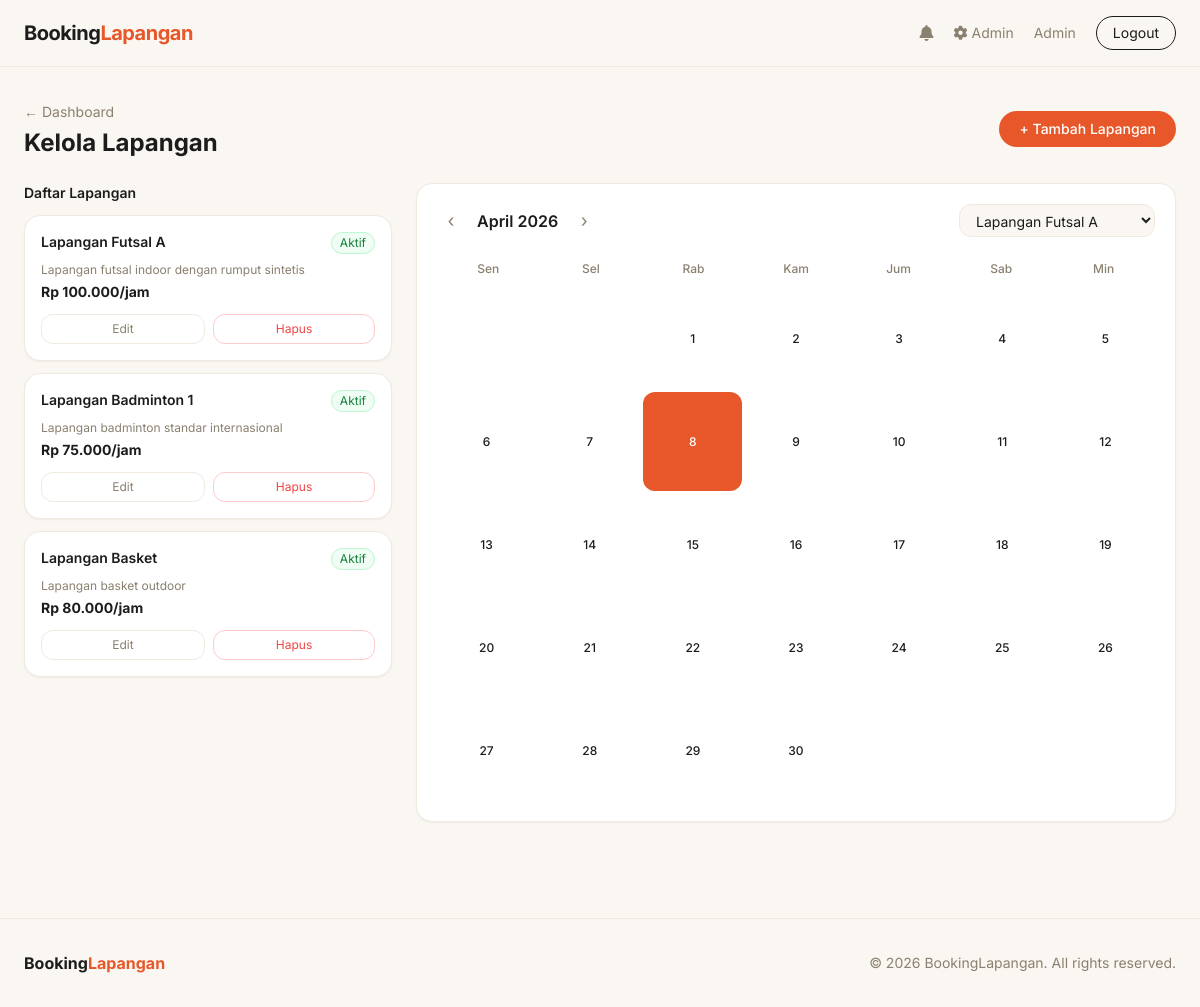
/admin/jadwal.php (signed in), run on the app's committed database.
### tables this page shows
CREATE TABLE lapangan (
    id INT AUTO_INCREMENT PRIMARY KEY,
    nama VARCHAR(100) NOT NULL,
    deskripsi TEXT,
    harga_per_jam DECIMAL(10,2) NOT NULL,
    status ENUM('aktif','nonaktif') DEFAULT 'aktif'
);

### includes/auth.php (called while the page is built, shortened)
<?php
function isLoggedIn() {
    return isset($_SESSION['user_id']);
}
function isAdmin() {
    return isset($_SESSION['role']) && $_SESSION['role'] === 'admin';
}

### admin/jadwal.php (the view, shortened to what this page needs)
<?php
require_once '../config/db.php';
require_once '../includes/auth.php';
$lapangan = $conn->query("SELECT * FROM lapangan ORDER BY id")->fetch_all(MYSQLI_ASSOC);
$bulan = isset($_GET['bulan']) ? (int)$_GET['bulan'] : (int)date('m');
$tahun = isset($_GET['tahun']) ? (int)$_GET['tahun'] : (int)date('Y');
$lapangan_filter = $_GET['lapangan_id'] ?? ($lapangan[0]['id'] ?? 0);
$namaBulan = ['','Januari','Februari','Maret','April','Mei','Juni','Juli','Agustus','September','Oktober','November','Desember'];
$hariPertama = mktime(0,0,0,$bulan,1,$tahun);
$jumlahHari = date('t', $hariPertama);
$hariAwal = date('N', $hariPertama);
include '../includes/header.php';
?>
<div class="flex justify-between items-center mb-6">
    <div>
        <a href="index.php" class="text-sm text-muted hover:text-charcoal transition">&#8592; Dashboard</a>
        <h1 class="text-2xl font-bold text-charcoal mt-1">Kelola Lapangan</h1>
    </div>
    <button onclick="document.getElementById('modalTambah').classList.remove('hidden')"
        class="bg-terra text-white px-5 py-2 rounded-full text-sm font-medium hover:bg-terra-dark transition">
        + Tambah Lapangan
    </button>
</div>
<div class="grid grid-cols-1 lg:grid-cols-3 gap-6">
    <div class="space-y-3">
        <h2 class="font-semibold text-charcoal text-sm">Daftar Lapangan</h2>
        <?php foreach ($lapangan as $l): ?>
        <div class="bg-white rounded-2xl border border-cream-dark p-4 shadow-sm">
            <div class="flex justify-between items-start mb-2">
                <h3 class="font-semibold text-charcoal text-sm"><?= htmlspecialchars($l['nama']) ?></h3>
                <span class="text-xs px-2 py-0.5 rounded-full <?= $l['status']==='aktif' ? 'bg-green-50 text-green-700 border border-green-200' : 'bg-red-50 text-red-600 border border-red-200' ?>">
                    <?= ucfirst($l['status']) ?>
                </span>
            </div>
            <p class="text-xs text-muted mb-1"><?= htmlspecialchars($l['deskripsi']) ?></p>
            <p class="text-sm font-bold text-charcoal mb-3">Rp <?= number_format($l['harga_per_jam'],0,',','.') ?>/jam</p>
            <div class="flex gap-2">
                <button onclick='editLapangan(<?= json_encode($l) ?>)'
                    class="flex-1 text-center border border-cream-dark text-muted py-1.5 rounded-xl text-xs hover:border-charcoal hover:text-charcoal transition">
                    Edit
                </button>
                <form method="POST" onsubmit="return confirm('Hapus lapangan ini?')" class="flex-1">
                    <button class="w-full border border-red-200 text-red-500 py-1.5 rounded-xl text-xs hover:bg-red-50 transition">
                        Hapus
                    </button>
                </form>
            </div>
        </div>
        <?php endforeach; ?>
    </div>
    <div class="lg:col-span-2">
        <div class="bg-white rounded-2xl border border-cream-dark p-5 shadow-sm">
            <div class="flex justify-between items-center mb-5 flex-wrap gap-3">
                <div class="flex items-center gap-3">
                    <a href="?bulan=<?= $bulan-1 ?>&tahun=<?= $tahun ?>&lapangan_id=<?= $lapangan_filter ?>"
                       class="w-7 h-7 flex items-center justify-center rounded-full hover:bg-cream-dark transition text-muted text-lg">&#8249;</a>
                    <span class="font-semibold text-charcoal"><?= $namaBulan[$bulan] . ' ' . $tahun ?></span>
                    <a href="?bulan=<?= $bulan+1 ?>&tahun=<?= $tahun ?>&lapangan_id=<?= $lapangan_filter ?>"
                       class="w-7 h-7 flex items-center justify-center rounded-full hover:bg-cream-dark transition text-muted text-lg">&#8250;</a>
                </div>
                <select onchange="window.location.href='?bulan=<?= $bulan ?>&tahun=<?= $tahun ?>&lapangan_id='+this.value"
                    class="border border-cream-dark bg-cream rounded-xl px-3 py-1.5 text-sm focus:outline-none focus:ring-2 focus:ring-terra/30">
                    <?php foreach ($lapangan as $l): ?>
                        <option value="<?= $l['id'] ?>" <?= $lapangan_filter == $l['id'] ? 'selected' : '' ?>>
                            <?= htmlspecialchars($l['nama']) ?>
                        </option>
                    <?php endforeach; ?>
                </select>
            </div>
            <div class="grid grid-cols-7 text-center mb-2">
                <?php foreach (['Sen','Sel','Rab','Kam','Jum','Sab','Min'] as $h): ?>
                    <div class="text-xs font-medium text-muted py-1"><?= $h ?></div>
                <?php endforeach; ?>
            </div>
            <div class="grid grid-cols-7 gap-1">
                <?php
                for ($i = 1; $i < $hariAwal; $i++) echo '<div></div>';
                for ($hari = 1; $hari <= $jumlahHari; $hari++):
                    $tgl = sprintf('%04d-%02d-%02d', $tahun, $bulan, $hari);
                    $isToday = ($tgl === date('Y-m-d'));
                ?>
                <div onclick="showDetail('<?= $tgl ?>')"
                     class="relative flex flex-col items-center justify-center aspect-square rounded-xl text-xs cursor-pointer transition
                     <?= $isToday ? 'bg-terra text-white' : 'hover:bg-cream-dark text-charcoal' ?>">
                    <span class="font-medium"><?= $hari ?></span>
                </div>
                <?php endfor; ?>
            </div>
        </div>
    </div>
</div>
<?php include '../includes/footer.php'; ?>

### includes/header.php (shortened to what this page needs)
<?php
$isAdmin = strpos($_SERVER['PHP_SELF'], '/admin/') !== false;
$base = $isAdmin ? '../' : '';
?>
<!DOCTYPE html>
<html lang="id">
<head>
    <script src="https://cdn.tailwindcss.com"></script>
    <link rel="stylesheet" href="https://cdnjs.cloudflare.com/ajax/libs/font-awesome/6.4.0/css/all.min.css">
</head>
<body class="bg-cream min-h-screen font-sans text-charcoal">
<nav class="bg-cream border-b border-cream-dark sticky top-0 z-50">
    <div class="max-w-7xl mx-auto px-6 py-4 flex justify-between items-center">
        <a href="<?= $base ?>index.php" class="font-bold text-xl tracking-tight text-charcoal">
            Booking<span class="text-terra">Lapangan</span>
        </a>
        <div class="flex items-center gap-5">
            <?php if (isLoggedIn()): ?>
                <a href="<?= $base ?>notifikasi.php" class="relative text-muted hover:text-charcoal transition">
                    <i class="fas fa-bell text-base"></i>
                </a>
                <?php if (isAdmin()): ?>
                    <a href="<?= $base ?>admin/index.php" class="text-sm text-muted hover:text-charcoal transition">
                        <i class="fas fa-cog mr-1"></i>Admin
                    </a>
                <?php endif; ?>
                <span class="text-sm text-muted"><?= htmlspecialchars($_SESSION['nama']) ?></span>
                <a href="<?= $base ?>logout.php" class="text-sm border border-charcoal text-charcoal px-4 py-1.5 rounded-full hover:bg-charcoal hover:text-cream transition">Logout</a>
            <?php else: ?>
                <a href="<?= $base ?>login.php" class="text-sm text-muted hover:text-charcoal transition">Login</a>
                <a href="<?= $base ?>register.php" class="text-sm bg-terra text-white px-5 py-2 rounded-full hover:bg-terra-dark transition font-medium">Daftar</a>
            <?php endif; ?>
        </div>
    </div>
</nav>
<div class="max-w-7xl mx-auto px-6 py-8">

### includes/footer.php
</div>
<footer class="border-t border-cream-dark mt-16 py-8">
    <div class="max-w-7xl mx-auto px-6 flex flex-col md:flex-row justify-between items-center gap-2">
        <span class="font-bold text-charcoal">Booking<span class="text-terra">Lapangan</span></span>
        <p class="text-sm text-muted">&copy; <?= date('Y') ?> BookingLapangan. All rights reserved.</p>
    </div>
</footer>
</body>
</html>

### data on the page
lapangan: nama "Lapangan Futsal A", status "Aktif", deskripsi "Lapangan futsal indoor dengan rumput sintetis", harga_per_jam "100.000"
lapangan: nama "Lapangan Badminton 1", status "Aktif", deskripsi "Lapangan badminton standar internasional", harga_per_jam "75.000"
lapangan: nama "Lapangan Basket", status "Aktif", deskripsi "Lapangan basket outdoor", harga_per_jam "80.000"

### other printed values
$_SESSION['nama'] "Admin"
$namaBulan[$bulan] "April"
$tahun "2026"
$h "Sen"
$h "Sel"
$h "Rab"
$h "Kam"
$h "Jum"
$h "Sab"
$h "Min"
form field value "Lapangan Futsal A"
